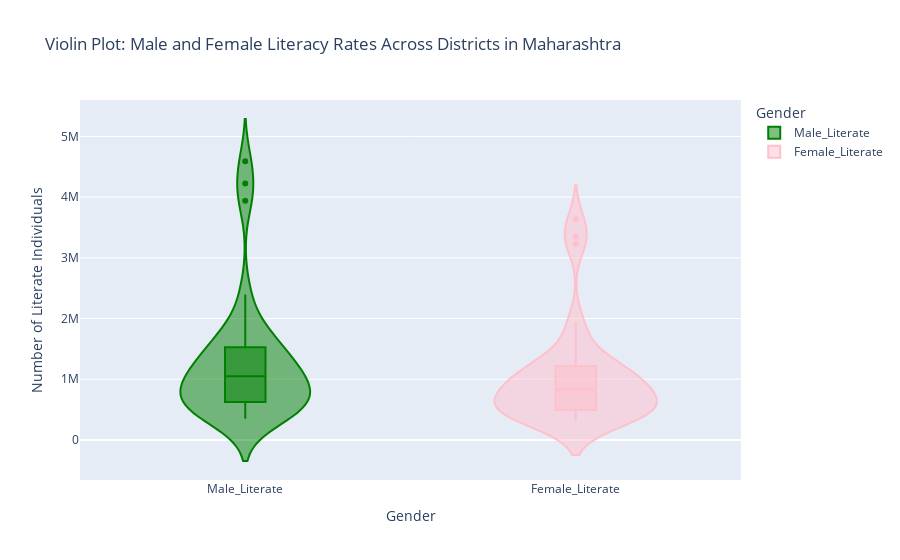

The code cell stored with this chart in its notebook:
### Markdown cell above
#### 3.3 Violin Plot

### Code cell
# Prepare the data for the violin plot
literacy_data = df[["Male_Literate", "Female_Literate"]].melt(
    var_name="Gender", value_name="Literate"
)

# Create the violin plot
fig = px.violin(
    literacy_data,
    y="Literate",
    x="Gender",
    box=True,
    title="Violin Plot: Male and Female Literacy Rates Across Districts in Maharashtra",
    color="Gender",
    color_discrete_map={"Male_Literate": "green", "Female_Literate": "pink"},
)

# Display the plot
fig.update_layout(yaxis_title="Number of Literate Individuals", xaxis_title="Gender")
fig.show()

### Figure 1 — Plotly figure (JSON) as saved in the notebook; plotly's stock layout.template omitted (floating-point values rounded to 4 significant figures)
{"data": [{"alignmentgroup": "True", "box": {"visible": true}, "hovertemplate": "Gender=%{x}<br>Literate=%{y}<extra></extra>", "legendgroup": "Male_Literate", "marker": {"color": "green"}, "name": "Male_Literate", "offsetgroup": "Male_Literate", "orientation": "v", "scalegroup": "True", "showlegend": true, "type": "violin", "x": ["Male_Literate", "Male_Literate", "Male_Literate", "Male_Literate", "Male_Literate", "Male_Literate", "Male_Literate", "Male_Literate", "Male_Literate", "Male_Literate", "Male_Literate", "Male_Literate", "Male_Literate", "Male_Literate", "Male_Literate", "Male_Literate", "Male_Literate", "Male_Literate", "Male_Literate", "Male_Literate", "Male_Literate", "Male_Literate", "Male_Literate", "Male_Literate", "Male_Literate", "Male_Literate", "Male_Literate", "Male_Literate", "Male_Literate", "Male_Literate", "Male_Literate", "Male_Literate", "Male_Literate", "Male_Literate", "Male_Literate"], "x0": " ", "xaxis": "x", "y": [512099, 723388, 1629223, 1048892, 758977, 487703, 1207104, 552617, 1959220, 488709, 542837, 395110, 872565, 1115980, 1255222, 450551, 666291, 699428, 1430936, 2397538, 4591396, 4223029, 1410680, 1059692, 3940210, 1773355, 987185, 932432, 644304, 1651266, 1201034, 619012, 348289, 1559760, 1121550], "y0": " ", "yaxis": "y"}, {"alignmentgroup": "True", "box": {"visible": true}, "hovertemplate": "Gender=%{x}<br>Literate=%{y}<extra></extra>", "legendgroup": "Female_Literate", "marker": {"color": "pink"}, "name": "Female_Literate", "offsetgroup": "Female_Literate", "orientation": "v", "scalegroup": "True", "showlegend": true, "type": "violin", "x": ["Female_Literate", "Female_Literate", "Female_Literate", "Female_Literate", "Female_Literate", "Female_Literate", "Female_Literate", "Female_Literate", "Female_Literate", "Female_Literate", "Female_Literate", "Female_Literate", "Female_Literate", "Female_Literate", "Female_Literate", "Female_Literate", "Female_Literate", "Female_Literate", "Female_Literate", "Female_Literate", "Female_Literate", "Female_Literate", "Female_Literate", "Female_Literate", "Female_Literate", "Female_Literate", "Female_Literate", "Female_Literate", "Female_Literate", "Female_Literate", "Female_Literate", "Female_Literate", "Female_Literate", "Female_Literate", "Female_Literate"], "x0": " ", "xaxis": "x", "y": [394410, 570528, 1262659, 830982, 652304, 382214, 1044771, 466841, 1714588, 411151, 461406, 313255, 706050, 906594, 934203, 340192, 491523, 496095, 1072901, 1947828, 3635765, 3352456, 1098342, 880302, 3231513, 1378535, 731322, 718240, 493506, 1259410, 1024660, 580380, 317778, 1266085, 927917], "y0": " ", "yaxis": "y"}], "layout": {"legend": {"title": {"text": "Gender"}, "tracegroupgap": 0}, "title": {"text": "Violin Plot: Male and Female Literacy Rates Across Districts in Maharashtra"}, "violinmode": "overlay", "xaxis": {"anchor": "y", "categoryarray": ["Male_Literate", "Female_Literate"], "categoryorder": "array", "domain": [0, 1], "title": {"text": "Gender"}}, "yaxis": {"anchor": "x", "domain": [0, 1], "title": {"text": "Number of Literate Individuals"}}}}
